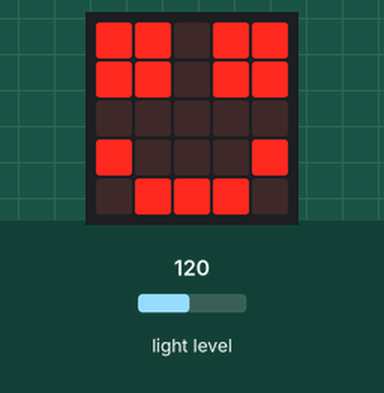
Simulated run of this program. Board: BBC micro:bit (MakeCode). Shown: the board's 5×5 LED display. The test bench sets the inputs (shaded band); at power-on: light level 120.

Above: at 1.2 s.
1.3 s: light level set to 54
4.3 s: light level set to 46
At 4.82 s:
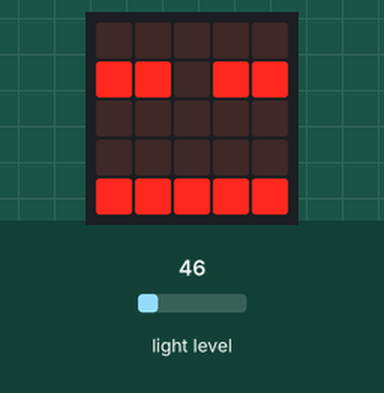
7.3 s: light level set to 64
At 7.76 s:
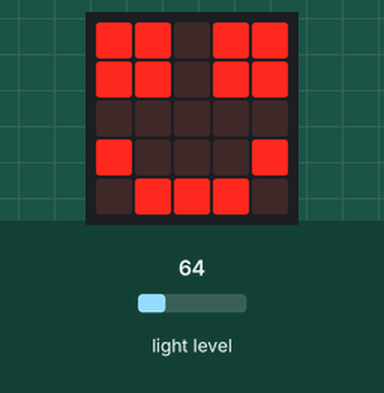
9.9 s: light level set to 5
At 10.28 s:
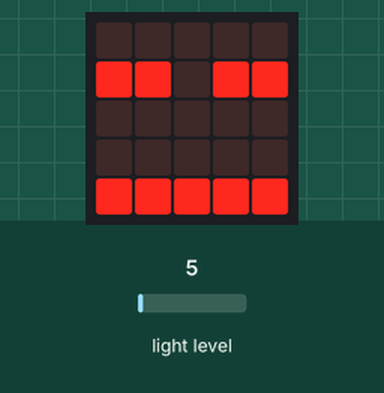
Timing chart, 0 to 12.9 s (numbered marks = the images above; inputs shaded):
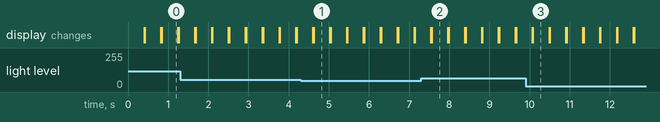

The program:

main.ts
```typescript
basic.forever(function () {
    if (input.lightLevel() > 50) {
        basic.showLeds(`
            # # . # #
            # # . # #
            . . . . .
            # . . . #
            . # # # .
            `)
        basic.clearScreen()
    } else {
        basic.showLeds(`
            . . . . .
            # # . # #
            . . . . .
            . . . . .
            # # # # #
            `)
        basic.clearScreen()
    }
})
```

test.ts
```typescript
// aquí va el archivo "tests"; esto no se compilará cuando este paquete se utilice como una extensión.
```

Measured:
- the behaviour switches between 51 and 50 on light level (found by bisection; images 0 and 1)
- after the input at 4.3 s, the display: first differs from a run without the input after 0.32 s (image 1)
- after the input at 7.3 s, the display: first differs from a run without the input after 0.26 s (image 2)
- after the input at 9.9 s, the display: first differs from a run without the input after 0.19 s (image 3)
- what the display in image 0 shows lasts 0.4 s, from 0.8 s to 1.2 s
